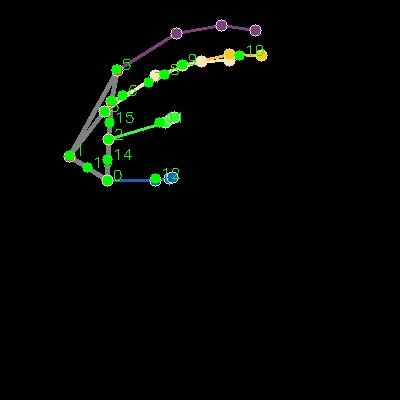
#> input picture bin/processed_combine_asl_dataset/0/debug/hand2_0_left_seg_4_cropped.jpeg, 400 x 400 px
$ python -i extract_landmarks_from_dots.py   (imports and definitions only)
#> lines starting #> are read from the running program, lines starting #| are printed output that depends on the picture; after the words box and inside, x2 and y2 are one past the last pixel; in counts of white or black regions, pixels touching at a corner belong together
import cv2
import numpy as np
import os
import argparse
import glob
from pathlib import Path
import pandas as pd
from tqdm import tqdm
import joblib

# [440 lines left out: functions parse_args, extract_landmarks_from_image, not called in this run]

def extract_numbered_landmarks(image_path, debug=False, output_dir=None):
    """Alternative method for extracting landmarks from images with numbered green points."""
#> called with debug = False
    image = cv2.imread(image_path)
#> image is the input picture: shape (400, 400, 3); mean B, G, R 3.2, 5.9, 3.5
    if image is None:
        return None

    height, width = image.shape[:2]
#> height = 400; width = 400

    # Convert to HSV for better green detection
    hsv = cv2.cvtColor(image, cv2.COLOR_BGR2HSV)
#> hsv: shape (400, 400, 3); mean H, S, V 7.9, 21.4, 6.5

    # Green color range (adjust as needed)
    lower_green = np.array([35, 40, 40])
    upper_green = np.array([85, 255, 255])

    # Create mask for green pixels
    mask = cv2.inRange(hsv, lower_green, upper_green)
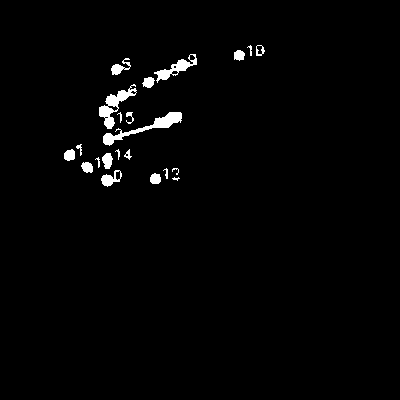
#> mask: shape (400, 400); 1.7% white; 22 white regions (2 under 20 px), largest, box (x1, y1, x2, y2) and area: (103, 112, 182, 146) 611, (99, 84, 137, 129) 532, (154, 54, 197, 83) 365

    # Clean up mask
    kernel = np.ones((3, 3), np.uint8)
    mask = cv2.morphologyEx(mask, cv2.MORPH_OPEN, kernel)
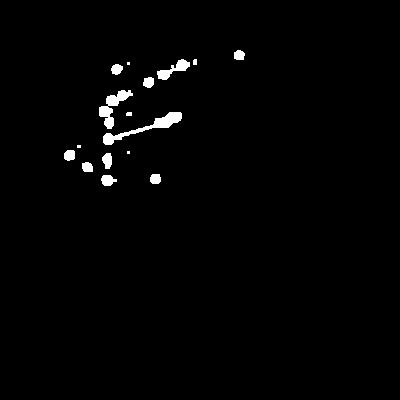
#> mask: shape (400, 400); 1.4% white; 16 white regions (3 under 20 px), largest, box (x1, y1, x2, y2) and area: (103, 112, 182, 145) 592, (99, 90, 133, 129) 471, (157, 59, 190, 80) 275
    mask = cv2.morphologyEx(mask, cv2.MORPH_CLOSE, kernel)
#> mask: shape (400, 400); 1.4% white; 16 white regions (3 under 20 px)

    # Find contours
    contours, _ = cv2.findContours(mask, cv2.RETR_EXTERNAL, cv2.CHAIN_APPROX_SIMPLE)
#> contours = 16 contours, 5 with area under 20; largest, box (x1, y1, x2, y2) and area: (103, 112, 182, 145) 505, (99, 90, 133, 129) 426, (157, 59, 190, 80) 240, (101, 175, 117, 186) 106, (102, 153, 112, 169) 102

    # Get centroids of all green blobs
    green_points = []
    for contour in contours:
        area = cv2.contourArea(contour)
        if 5 < area < 500:  # Adjust thresholds as needed
            M = cv2.moments(contour)
            if M["m00"] > 0:
                cx = int(M["m10"] / M["m00"])
                cy = int(M["m01"] / M["m00"])
                green_points.append((cx, cy))
#> this loop made 16 passes
#> (area, cx, cy) on passes 1, 2, 3, 4, 6, 10, 11, 12, 15, 16: (105.5, 107, 179), (80.5, 155, 178), (78, 86, 166), (102, 107, 160), (87, 69, 154), (426.5, 112, 106), (81, 148, 81), (81.5, 116, 68), (239.5, 173, 69), (75.5, 238, 54)
#> area on pass 8: 505
#> after the loop, green_points = [(107, 179), (155, 178), (86, 166), (107, 160), (69, 154), (78, 146), (128, 113), (112, 106), (148, 81), (116, 68), (194, 61), (173, 69), (238, 54)]

    print(f"Found {len(green_points)} green points in {image_path}")
#| Found 13 green points in ../../bin/processed_combine_asl_dataset/0/debug/hand2_0_left_seg_4_cropped.jpeg

    if len(green_points) < 6:  # Reduced minimum threshold to match main function
        return None

    # Debug image
    if debug:
        debug_image = image.copy()
        for i, (x, y) in enumerate(green_points):
            cv2.circle(debug_image, (x, y), 5, (0, 255, 0), -1)
            cv2.putText(debug_image, str(i), (x+5, y),
                       cv2.FONT_HERSHEY_SIMPLEX, 0.5, (255, 255, 255), 1)

        debug_dir = os.path.join(output_dir or ".", "debug")
        os.makedirs(debug_dir, exist_ok=True)
        class_name = os.path.basename(os.path.dirname(image_path))
        file_name = os.path.basename(image_path)
        debug_path = os.path.join(debug_dir, f"green_{class_name}_{file_name}")
        cv2.imwrite(debug_path, debug_image)

    # Try to order the points
    # First find the wrist (likely at the bottom of the hand)
    sorted_by_y = sorted(green_points, key=lambda p: p[1], reverse=True)
#> sorted_by_y = [(107, 179), (155, 178), (86, 166), (107, 160), (69, 154), (78, 146), (128, 113), (112, 106), (148, 81), (173, 69), (116, 68), (194, 61), (238, 54)]
    wrist_candidates = sorted_by_y[:3]
#> wrist_candidates = [(107, 179), (155, 178), (86, 166)]
    wrist = sorted(wrist_candidates, key=lambda p: abs(p[0] - width/2))[0]
#> wrist = (155, 178)

    # Order by distance from previous point
    landmarks_ordered = [wrist]
#> landmarks_ordered = [(155, 178)]
    remaining_points = [p for p in green_points if p != wrist]
#> remaining_points = [(107, 179), (86, 166), (107, 160), (69, 154), (78, 146), (128, 113), (112, 106), (148, 81), (116, 68), (194, 61), (173, 69), (238, 54)]

    for _ in range(min(20, len(remaining_points))):
        last_point = landmarks_ordered[-1]

        # Find closest point to last point
        closest_idx = 0
        closest_dist = float('inf')

        for i, point in enumerate(remaining_points):
            dist = np.sqrt((point[0] - last_point[0])**2 + (point[1] - last_point[1])**2)
            if dist < closest_dist:
                closest_dist = dist
                closest_idx = i

        # Add this point and remove from remaining
        next_point = remaining_points.pop(closest_idx)
        landmarks_ordered.append(next_point)
#> this loop made 12 passes
#> (last_point, next_point) on passes 1 to 12: ((155, 178), (107, 179)), ((107, 179), (107, 160)), ((107, 160), (86, 166)), ((86, 166), (69, 154)), ((69, 154), (78, 146)), ((78, 146), (112, 106)), ((112, 106), (128, 113)), ((128, 113), (148, 81)), ((148, 81), (173, 69)), ((173, 69), (194, 61)), ((194, 61), (238, 54)), ((238, 54), (116, 68))
#> after the loop, landmarks_ordered = [(155, 178), (107, 179), (107, 160), (86, 166), (69, 154), (78, 146), (112, 106), (128, 113), (148, 81), (173, 69), (194, 61), (238, 54), (116, 68)]

    # Ensure exactly 21 points
    while len(landmarks_ordered) < 21:
        landmarks_ordered.append(landmarks_ordered[-1])
#> this loop made 8 passes
#> after the loop, landmarks_ordered = [(155, 178), (107, 179), (107, 160), (86, 166), (69, 154), (78, 146), (112, 106), (128, 113), (148, 81), (173, 69), (194, 61), (238, 54), (116, 68), (116, 68), (116, 68), (116, 68), (116, 68), (116, 68), (116, 68), (116, 68), (116, 68)]

    landmarks_ordered = landmarks_ordered[:21]

    # Normalize coordinates
    normalized_landmarks = []
    for x, y in landmarks_ordered:
        normalized_landmarks.append([x / width, y / height, 0.0])
#> this loop made 21 passes
#> after the loop, normalized_landmarks = 21 items, first 6: [0.388, 0.445, 0], [0.268, 0.448, 0], [0.268, 0.4, 0], [0.215, 0.415, 0], [0.172, 0.385, 0], [0.195, 0.365, 0]

    # Create metadata similar to main extraction function
    metadata = {
        "total_detected_points": len(green_points),
        "colors_detected": ["green"],
        "is_partial": 1 if len(green_points) < 15 else 0
    }
#> metadata = {'total_detected_points': 13, 'colors_detected': ['green'], 'is_partial': 1}

    # Debug visualization with ordered landmarks
    if debug:
        ordered_debug = image.copy()
        # Draw connections
        connections = [
            (0, 1), (1, 2), (2, 3), (3, 4),  # thumb
            (0, 5), (5, 6), (6, 7), (7, 8),  # index finger
            (0, 9), (9, 10), (10, 11), (11, 12),  # middle finger
            (0, 13), (13, 14), (14, 15), (15, 16),  # ring finger
            (0, 17), (17, 18), (18, 19), (19, 20),  # pinky
            (0, 5), (5, 9), (9, 13), (13, 17)  # palm
        ]

        for connection in connections:
            if connection[0] < len(landmarks_ordered) and connection[1] < len(landmarks_ordered):
                start_point = landmarks_ordered[connection[0]]
                end_point = landmarks_ordered[connection[1]]
                cv2.line(ordered_debug,
                        (int(start_point[0]), int(start_point[1])),
                        (int(end_point[0]), int(end_point[1])),
                        (100, 100, 100), 1)

        # Draw points
        for i, (x, y) in enumerate(landmarks_ordered):
            cv2.circle(ordered_debug, (x, y), 5, (0, 255, 0), -1)
            cv2.putText(ordered_debug, str(i), (x+5, y),
                        cv2.FONT_HERSHEY_SIMPLEX, 0.5, (255, 255, 255), 1)

        # Add metadata text
        y_pos = 20
        cv2.putText(ordered_debug, f"Points: {len(green_points)}/21", (10, y_pos),
                   cv2.FONT_HERSHEY_SIMPLEX, 0.5, (255, 255, 255), 1)
        y_pos += 20
        cv2.putText(ordered_debug, f"Colors: green", (10, y_pos),
                   cv2.FONT_HERSHEY_SIMPLEX, 0.5, (255, 255, 255), 1)
        y_pos += 20
        cv2.putText(ordered_debug, f"Partial: {metadata['is_partial']}", (10, y_pos),
                   cv2.FONT_HERSHEY_SIMPLEX, 0.5, (255, 255, 255), 1)

        # Save ordered debug image
        debug_dir = os.path.join(output_dir or ".", "debug")
        os.makedirs(debug_dir, exist_ok=True)
        class_name = os.path.basename(os.path.dirname(image_path))
        file_name = os.path.basename(image_path)
        debug_path = os.path.join(debug_dir, f"ordered_green_{class_name}_{file_name}")
        cv2.imwrite(debug_path, ordered_debug)

    return normalized_landmarks, metadata

# [217 lines left out: functions calculate_features, process_images, main, not called in this run]

# [2 lines not run here, left out]

>>> result = extract_numbered_landmarks('../../bin/processed_combine_asl_dataset/0/debug/hand2_0_left_seg_4_cropped.jpeg')
